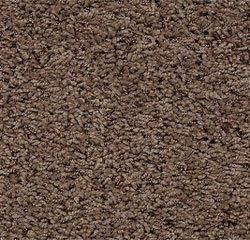
#> input picture IBP & Sift/carpet.jpg, 250 x 240 px
$ jupyter execute --allow-errors lbp.ipynb   (shell and % lines are left out)
#> lines starting #> are read from the running program, lines starting #| are printed output that depends on the picture
# 1. LBP(local binary pattern)

- 특징
  - 조명 변화에 불변인 특징 검출 방법

#### Tip
- scikit-image에서 제공하는 LBP 특징 검출기 사용. pip install scikit-image

#### Reference
[link #1 - blog](https://bskyvision.com/280)

# 2. Application
## 1) lbp 기술자

[cell 1]
import cv2
import numpy as np
from skimage.feature import local_binary_pattern
import matplotlib.pyplot as plt

radius = 1
numPoints = 8 * radius
method = 'default'

img1 = cv2.imread('landscape.jpg')
#> (the rest of this cell did not finish here and is left out)

## 2) texture matching

[cell 2]
radius = 1
numPoints = 8 * radius
method = 'uniform'

[cell 3]
import cv2
import numpy as np
from skimage.feature import local_binary_pattern
import matplotlib.pyplot as plt

plt.figure(figsize=(15,8))

## for carpet image
img_carpet = cv2.imread('carpet.jpg')
#> img_carpet is the input picture: shape (240, 250, 3); mean B, G, R 67.1, 80.1, 100.6
gray_carpet = cv2.cvtColor(img_carpet, cv2.COLOR_BGR2GRAY)
lbp_carpet = local_binary_pattern(gray_carpet, numPoints, radius, method)
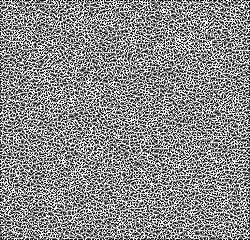
#> lbp_carpet: shape (240, 250) float64; min 0, max 9, mean 4.89; drawn with min black and max white
n_bins = int(lbp_carpet.max())+1
#> n_bins = 10


## for brick image
img_brick = cv2.imread('brick.jpg')
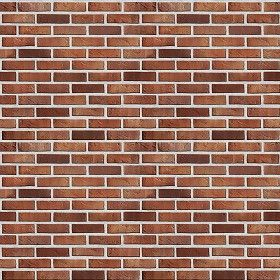
#> input picture IBP & Sift/brick.jpg, 280 x 280 px
#> img_brick is the input picture: shape (280, 280, 3); mean B, G, R 98.2, 113.7, 154
gray_brick = cv2.cvtColor(img_brick, cv2.COLOR_BGR2GRAY)
lbp_brick = local_binary_pattern(gray_brick, numPoints, radius, method)


## for grass image
img_grass = cv2.imread('grass.jpg')
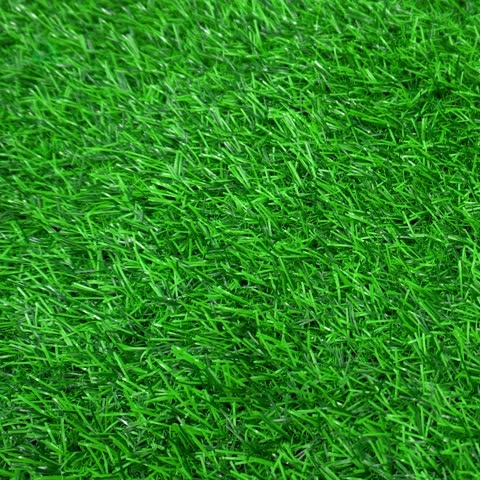
#> input picture IBP & Sift/grass.jpg, 480 x 480 px
#> img_grass is the input picture: shape (480, 480, 3); mean B, G, R 31.5, 136.4, 42.9
gray_grass = cv2.cvtColor(img_grass, cv2.COLOR_BGR2GRAY)
lbp_grass = local_binary_pattern(gray_grass, numPoints, radius, method)


## for test1 image
img_test1 = cv2.imread('test1.jpg')
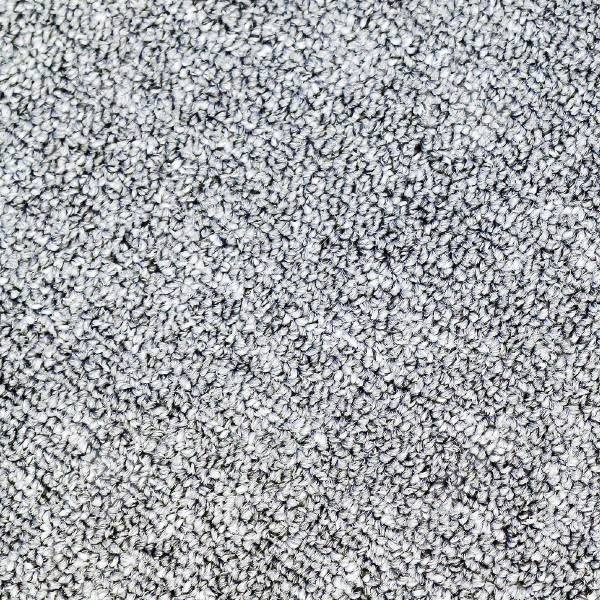
#> input picture IBP & Sift/test1.jpg, 600 x 600 px
#> img_test1 is the input picture: shape (600, 600, 3); mean B, G, R 171.6, 167.5, 165.4
gray_test1 = cv2.cvtColor(img_test1, cv2.COLOR_BGR2GRAY)
lbp_test1 = local_binary_pattern(gray_test1, numPoints, radius, method)
n_bins = int(lbp_test1.max())+1


## for test2 image
img_test2 = cv2.imread('test2.jpg')
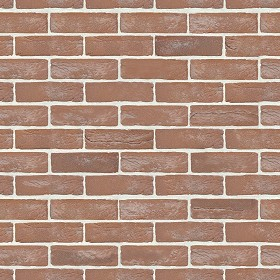
#> input picture IBP & Sift/test2.jpg, 280 x 280 px
#> img_test2 is the input picture: shape (280, 280, 3); mean B, G, R 125.1, 141.4, 174
gray_test2 = cv2.cvtColor(img_test2, cv2.COLOR_BGR2GRAY)
lbp_test2 = local_binary_pattern(gray_test2, numPoints, radius, method)
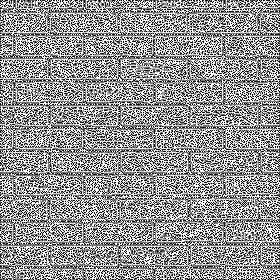
#> lbp_test2: shape (280, 280) float64; min 0, max 9, mean 5.18; drawn with min black and max white


## for test3 image
img_test3 = cv2.imread('test3.jpg')
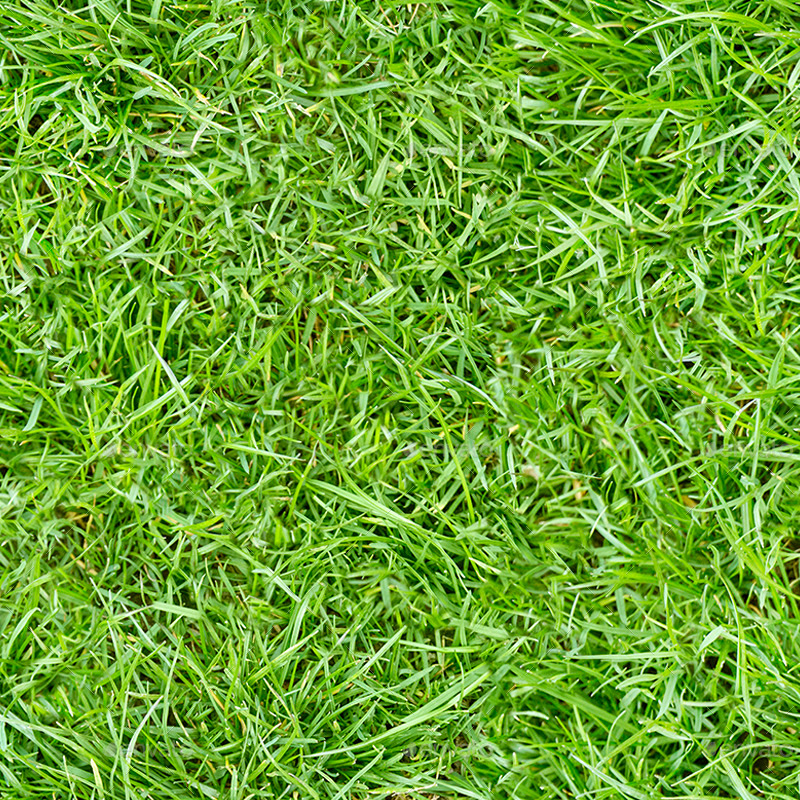
#> input picture IBP & Sift/test3.jpg, 800 x 800 px
#> img_test3 is the input picture: shape (800, 800, 3); mean B, G, R 49.6, 163.6, 107.3
gray_test3 = cv2.cvtColor(img_test3, cv2.COLOR_BGR2GRAY)
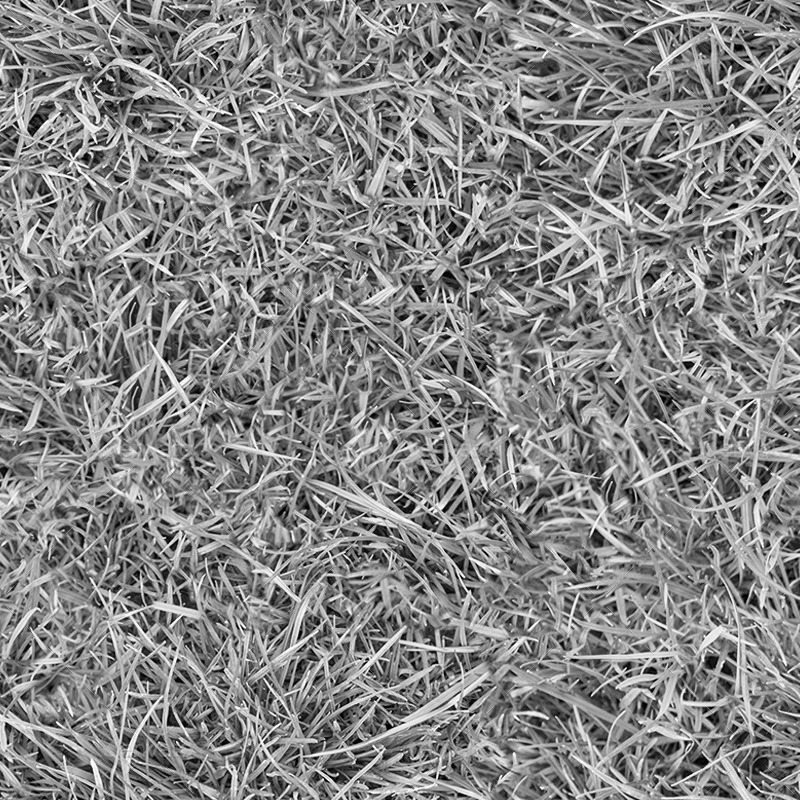
#> gray_test3: shape (800, 800); min 0, max 255, mean 133.7
lbp_test3 = local_binary_pattern(gray_test3, numPoints, radius, method)
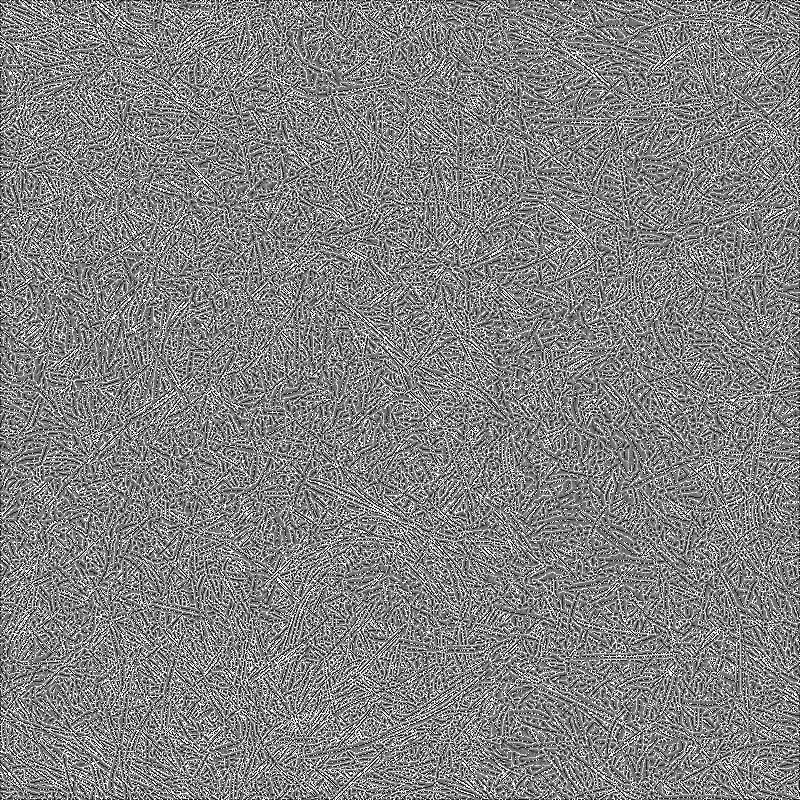
#> lbp_test3: shape (800, 800) float64; min 0, max 9, mean 4.6; drawn with min black and max white

## 결과 확인하기
print('gray_carpet.shape = {}'.format(gray_carpet.shape))
#| gray_carpet.shape = (240, 250)
print('gray_brick.shape = {}'.format(gray_brick.shape))
#| gray_brick.shape = (280, 280)
print('gray_grass.shape = {}'.format(gray_grass.shape))
#| gray_grass.shape = (480, 480)
print('gray_test1.shape = {}'.format(gray_test1.shape))
#| gray_test1.shape = (600, 600)
print('gray_test2.shape = {}'.format(gray_test2.shape))
#| gray_test2.shape = (280, 280)
print('gray_test3.shape = {}'.format(gray_test3.shape))
#| gray_test3.shape = (800, 800)

plt.subplot(3,4,1)
plt.imshow(cv2.cvtColor(img_carpet, cv2.COLOR_BGR2RGB))
plt.axis('off')
plt.title('carpet')

plt.subplot(3,4,2)
plt.hist(lbp_carpet.ravel(), bins=n_bins, range=(0,n_bins))

plt.subplot(3,4,3)
plt.imshow(cv2.cvtColor(img_test1, cv2.COLOR_BGR2RGB))
plt.axis('off')
plt.title('test1')

plt.subplot(3,4,4)
plt.hist(lbp_test1.ravel(), bins=n_bins, range=(0,n_bins))

plt.subplot(3,4,5)
plt.imshow(cv2.cvtColor(img_brick, cv2.COLOR_BGR2RGB))
plt.axis('off')
plt.title('brick')

plt.subplot(3,4,6)
plt.hist(lbp_brick.ravel(), bins=n_bins, range=(0,n_bins))

plt.subplot(3,4,7)
plt.imshow(cv2.cvtColor(img_test2, cv2.COLOR_BGR2RGB))
plt.axis('off')
plt.title('test2')

plt.subplot(3,4,8)
plt.hist(lbp_test2.ravel(), bins=n_bins, range=(0,n_bins))

plt.subplot(3,4,9)
plt.imshow(cv2.cvtColor(img_grass, cv2.COLOR_BGR2RGB))
plt.axis('off')
plt.title('grass')

plt.subplot(3,4,10)
plt.hist(lbp_grass.ravel(), bins=n_bins, range=(0,n_bins))

plt.subplot(3,4,11)
plt.imshow(cv2.cvtColor(img_test3, cv2.COLOR_BGR2RGB))
plt.axis('off')
plt.title('test3')

plt.subplot(3,4,12)
plt.hist(lbp_test3.ravel(), bins=n_bins, range=(0,n_bins))


plt.tight_layout()
plt.show()
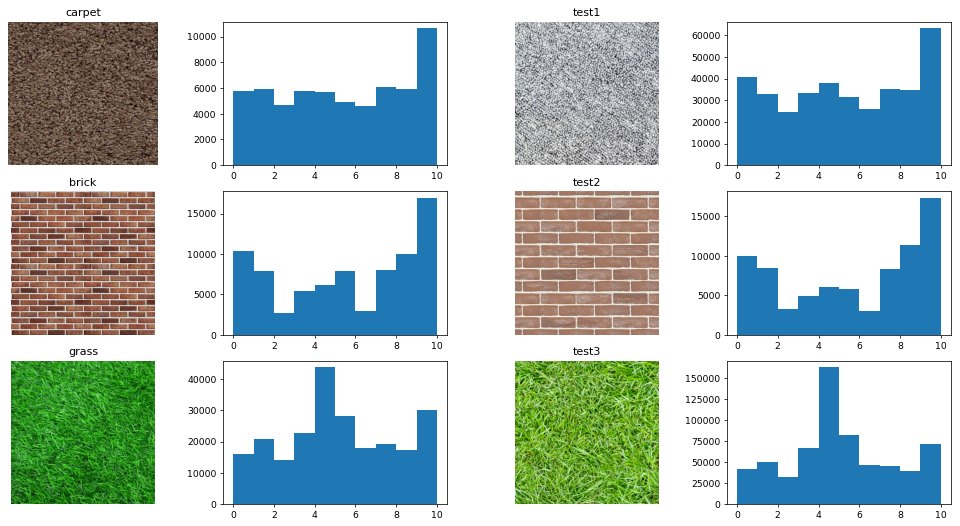
#> figure drawn by matplotlib, 12 panels; panel 2: tallest bar 10635 high, from x = 9 to 10; panel 4: tallest bar 63190 high, from x = 9 to 10; panel 6: tallest bar 16945 high, from x = 9 to 10; panel 8: tallest bar 17317 high, from x = 9 to 10

[cell 4]
## 정규화된 lbp 히스토그램 생성하기
hist_carpet, _ = np.histogram(lbp_carpet, bins=n_bins, range=(0, n_bins), density=True)
#> hist_carpet = [0.0965, 0.0982, 0.0785, 0.0961, 0.095, 0.082, 0.0766, 0.101, 0.099, 0.177]
hist_brick, _ = np.histogram(lbp_brick, bins=n_bins, range=(0, n_bins), density=True)
#> hist_brick = [0.133, 0.101, 0.034, 0.0695, 0.0788, 0.101, 0.0371, 0.102, 0.127, 0.216]
hist_grass, _ = np.histogram(lbp_grass, bins=n_bins, range=(0, n_bins), density=True)
#> hist_grass = [0.0699, 0.0902, 0.0614, 0.0989, 0.19, 0.122, 0.0782, 0.084, 0.0755, 0.13]
hist_test1, _ = np.histogram(lbp_test1, bins=n_bins, range=(0, n_bins), density=True)
#> hist_test1 = [0.113, 0.091, 0.068, 0.0927, 0.106, 0.0877, 0.0722, 0.0976, 0.0966, 0.176]
hist_test2, _ = np.histogram(lbp_test2, bins=n_bins, range=(0, n_bins), density=True)
#> hist_test2 = [0.127, 0.108, 0.0418, 0.0621, 0.0772, 0.0732, 0.0381, 0.107, 0.145, 0.221]
hist_test3, _ = np.histogram(lbp_test3, bins=n_bins, range=(0, n_bins), density=True)
#> hist_test3 = [0.0658, 0.0776, 0.0507, 0.105, 0.254, 0.128, 0.0734, 0.0718, 0.0611, 0.113]
